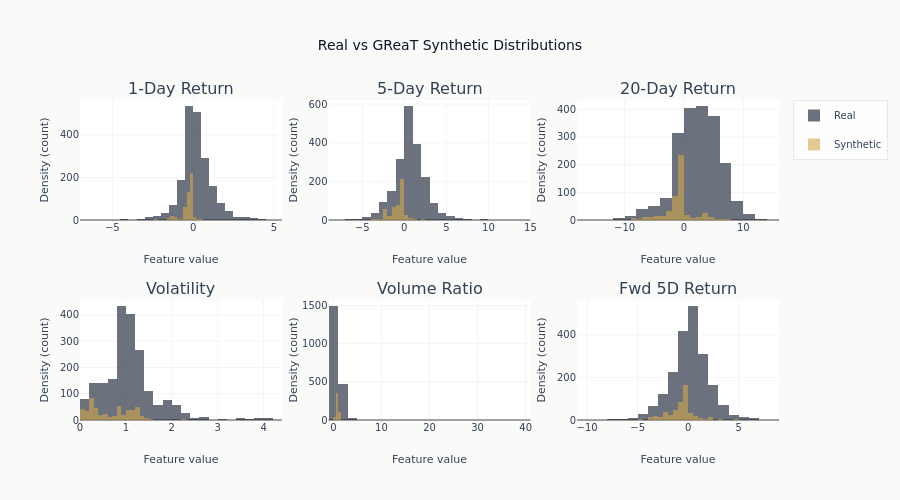

Notebook cell for this chart:
### Markdown cell above
## 5. Visualize Distributions

### Code cell
# Numerical distributions
fig = make_subplots(
    rows=2,
    cols=3,
    subplot_titles=[
        "1-Day Return",
        "5-Day Return",
        "20-Day Return",
        "Volatility",
        "Volume Ratio",
        "Fwd 5D Return",
    ],
)

plot_cols = ["ret_1d", "ret_5d", "ret_20d", "volatility", "volume_ratio", "fwd_ret_5d"]
positions = [(1, 1), (1, 2), (1, 3), (2, 1), (2, 2), (2, 3)]

for idx, (col, (row, col_num)) in enumerate(zip(plot_cols, positions, strict=False)):
    if col in synthetic_df.columns:
        synth_vals = pd.to_numeric(synthetic_df[col], errors="coerce").dropna()
        showlegend = idx == 0  # only one legend entry per series
        fig.add_trace(
            go.Histogram(
                x=df[col],
                name="Real",
                opacity=0.6,
                marker_color=COLORS["blue"],
                nbinsx=30,
                showlegend=showlegend,
                legendgroup="real",
            ),
            row=row,
            col=col_num,
        )
        fig.add_trace(
            go.Histogram(
                x=synth_vals,
                name="Synthetic",
                opacity=0.6,
                marker_color=COLORS["amber"],
                nbinsx=30,
                showlegend=showlegend,
                legendgroup="synthetic",
            ),
            row=row,
            col=col_num,
        )

fig.update_yaxes(title_text="Density (count)")
fig.update_xaxes(title_text="Feature value")
fig.update_layout(
    title="Real vs GReaT Synthetic Distributions",
    height=500,
    showlegend=True,
    barmode="overlay",
    template="ml4t",
)
fig.show()

### Figure 1 — Plotly figure (JSON) as saved in the notebook; plotly's stock layout.template omitted (floating-point values rounded to 4 significant figures; data arrays with more than 128 entries replaced by an {"elided": "..."} marker saying what was removed)
{"data": [{"legendgroup": "real", "marker": {"color": "#0a1628"}, "name": "Real", "nbinsx": 30, "opacity": 0.6, "showlegend": true, "type": "histogram", "x": {"elided": "2000 float values"}, "xaxis": "x", "yaxis": "y"}, {"legendgroup": "synthetic", "marker": {"color": "#D4A84B"}, "name": "Synthetic", "nbinsx": 30, "opacity": 0.6, "showlegend": true, "type": "histogram", "x": {"elided": "500 float values"}, "xaxis": "x", "yaxis": "y"}, {"legendgroup": "real", "marker": {"color": "#0a1628"}, "name": "Real", "nbinsx": 30, "opacity": 0.6, "showlegend": false, "type": "histogram", "x": {"elided": "2000 float values"}, "xaxis": "x2", "yaxis": "y2"}, {"legendgroup": "synthetic", "marker": {"color": "#D4A84B"}, "name": "Synthetic", "nbinsx": 30, "opacity": 0.6, "showlegend": false, "type": "histogram", "x": {"elided": "500 float values"}, "xaxis": "x2", "yaxis": "y2"}, {"legendgroup": "real", "marker": {"color": "#0a1628"}, "name": "Real", "nbinsx": 30, "opacity": 0.6, "showlegend": false, "type": "histogram", "x": {"elided": "2000 float values"}, "xaxis": "x3", "yaxis": "y3"}, {"legendgroup": "synthetic", "marker": {"color": "#D4A84B"}, "name": "Synthetic", "nbinsx": 30, "opacity": 0.6, "showlegend": false, "type": "histogram", "x": {"elided": "500 float values"}, "xaxis": "x3", "yaxis": "y3"}, {"legendgroup": "real", "marker": {"color": "#0a1628"}, "name": "Real", "nbinsx": 30, "opacity": 0.6, "showlegend": false, "type": "histogram", "x": {"elided": "2000 float values"}, "xaxis": "x4", "yaxis": "y4"}, {"legendgroup": "synthetic", "marker": {"color": "#D4A84B"}, "name": "Synthetic", "nbinsx": 30, "opacity": 0.6, "showlegend": false, "type": "histogram", "x": {"elided": "500 float values"}, "xaxis": "x4", "yaxis": "y4"}, {"legendgroup": "real", "marker": {"color": "#0a1628"}, "name": "Real", "nbinsx": 30, "opacity": 0.6, "showlegend": false, "type": "histogram", "x": {"elided": "2000 float values"}, "xaxis": "x5", "yaxis": "y5"}, {"legendgroup": "synthetic", "marker": {"color": "#D4A84B"}, "name": "Synthetic", "nbinsx": 30, "opacity": 0.6, "showlegend": false, "type": "histogram", "x": {"elided": "500 float values"}, "xaxis": "x5", "yaxis": "y5"}, {"legendgroup": "real", "marker": {"color": "#0a1628"}, "name": "Real", "nbinsx": 30, "opacity": 0.6, "showlegend": false, "type": "histogram", "x": {"elided": "2000 float values"}, "xaxis": "x6", "yaxis": "y6"}, {"legendgroup": "synthetic", "marker": {"color": "#D4A84B"}, "name": "Synthetic", "nbinsx": 30, "opacity": 0.6, "showlegend": false, "type": "histogram", "x": {"elided": "500 float values"}, "xaxis": "x6", "yaxis": "y6"}], "layout": {"annotations": [{"font": {"size": 16}, "showarrow": false, "text": "1-Day Return", "x": 0.1444, "xanchor": "center", "xref": "paper", "y": 1.0, "yanchor": "bottom", "yref": "paper"}, {"font": {"size": 16}, "showarrow": false, "text": "5-Day Return", "x": 0.5, "xanchor": "center", "xref": "paper", "y": 1.0, "yanchor": "bottom", "yref": "paper"}, {"font": {"size": 16}, "showarrow": false, "text": "20-Day Return", "x": 0.8556, "xanchor": "center", "xref": "paper", "y": 1.0, "yanchor": "bottom", "yref": "paper"}, {"font": {"size": 16}, "showarrow": false, "text": "Volatility", "x": 0.1444, "xanchor": "center", "xref": "paper", "y": 0.375, "yanchor": "bottom", "yref": "paper"}, {"font": {"size": 16}, "showarrow": false, "text": "Volume Ratio", "x": 0.5, "xanchor": "center", "xref": "paper", "y": 0.375, "yanchor": "bottom", "yref": "paper"}, {"font": {"size": 16}, "showarrow": false, "text": "Fwd 5D Return", "x": 0.8556, "xanchor": "center", "xref": "paper", "y": 0.375, "yanchor": "bottom", "yref": "paper"}], "barmode": "overlay", "height": 500, "showlegend": true, "title": {"text": "Real vs GReaT Synthetic Distributions"}, "xaxis": {"anchor": "y", "domain": [0.0, 0.2889], "title": {"text": "Feature value"}}, "xaxis2": {"anchor": "y2", "domain": [0.3556, 0.6444], "title": {"text": "Feature value"}}, "xaxis3": {"anchor": "y3", "domain": [0.7111, 1.0], "title": {"text": "Feature value"}}, "xaxis4": {"anchor": "y4", "domain": [0.0, 0.2889], "title": {"text": "Feature value"}}, "xaxis5": {"anchor": "y5", "domain": [0.3556, 0.6444], "title": {"text": "Feature value"}}, "xaxis6": {"anchor": "y6", "domain": [0.7111, 1.0], "title": {"text": "Feature value"}}, "yaxis": {"anchor": "x", "domain": [0.625, 1.0], "title": {"text": "Density (count)"}}, "yaxis2": {"anchor": "x2", "domain": [0.625, 1.0], "title": {"text": "Density (count)"}}, "yaxis3": {"anchor": "x3", "domain": [0.625, 1.0], "title": {"text": "Density (count)"}}, "yaxis4": {"anchor": "x4", "domain": [0.0, 0.375], "title": {"text": "Density (count)"}}, "yaxis5": {"anchor": "x5", "domain": [0.0, 0.375], "title": {"text": "Density (count)"}}, "yaxis6": {"anchor": "x6", "domain": [0.0, 0.375], "title": {"text": "Density (count)"}}}}
